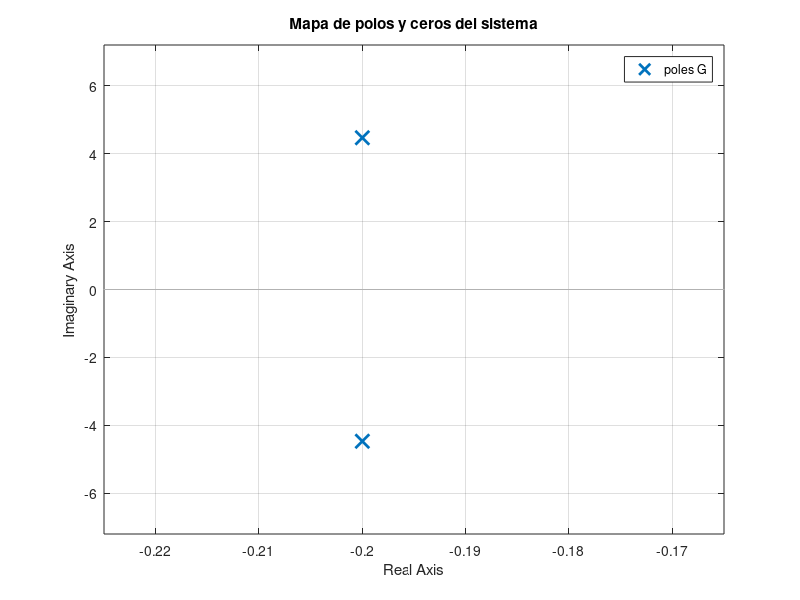
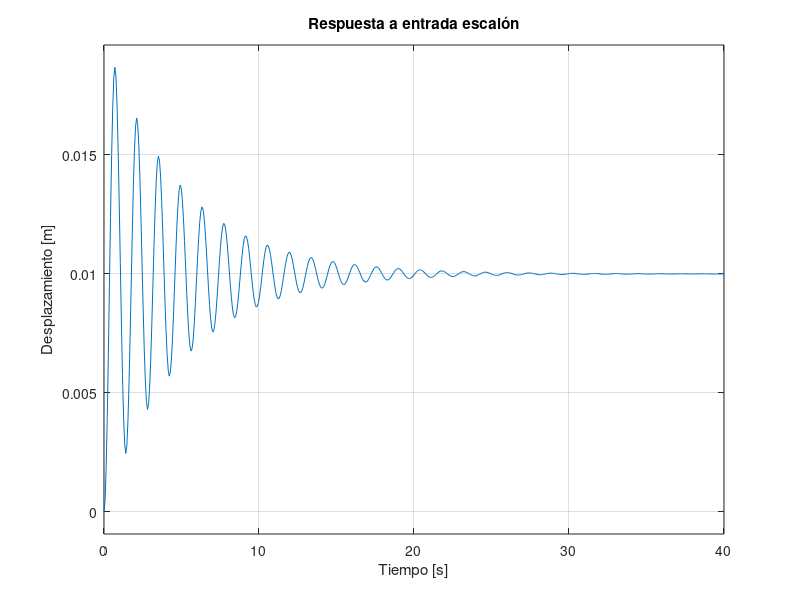
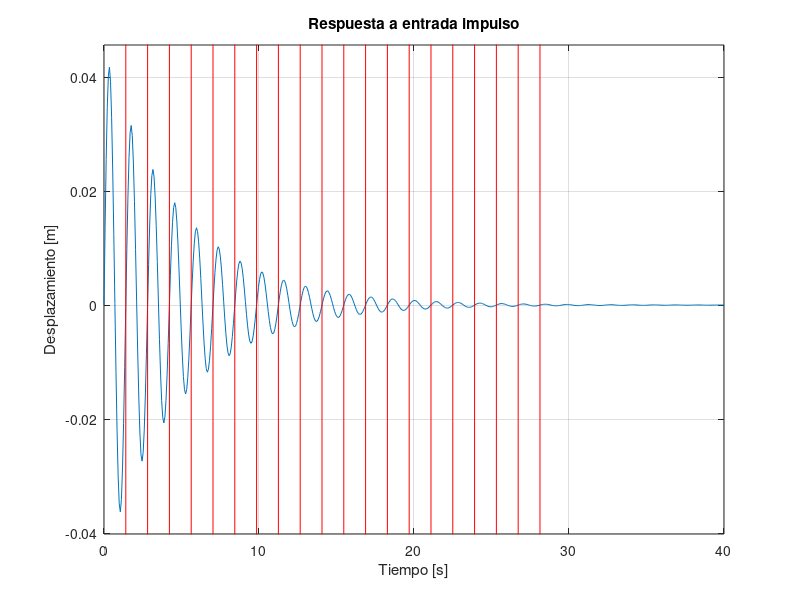
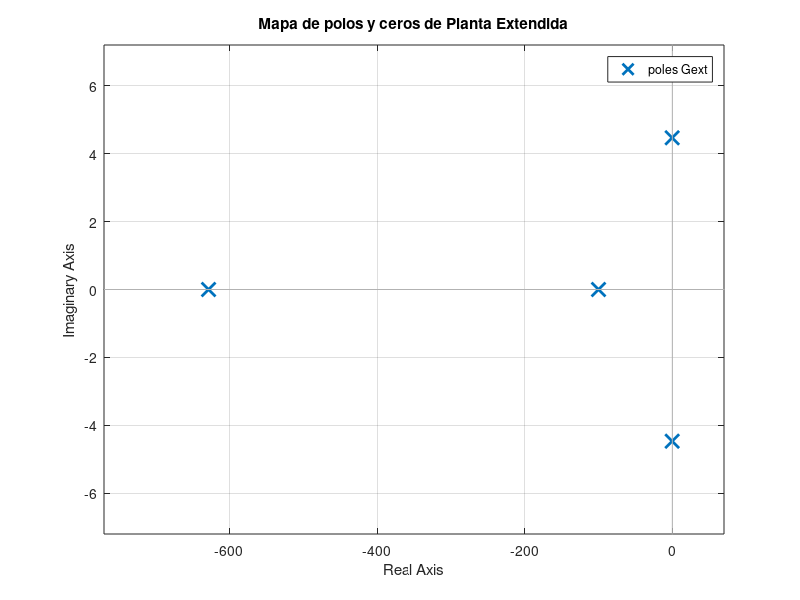

Source code (MATLAB) for these figures, in order: (Note: this script raises an error after producing the figures.)
clear all; close all; clc;
pkg load control;

% Parámetros del Sistema
m = 5;
k = 100;
c = 2;

% Cálculo de Zeta, Frec. Natural y Frec. Amortiguada
zeta = c / (2*sqrt(k*m))
omega_n = sqrt(k/m)
omega_d = omega_n * sqrt(1 - zeta^2)

% Períodos asociados
Tn = (2*pi) / omega_n
Td = (2*pi) / omega_d

% Función de Transferencia: Fuerza -> Desplazamiento
G = tf(1, [m, c, k]);

% Polos
figure;
pzmap(G);
title("Mapa de polos y ceros del sistema");
grid on;

% Respuesta a escalón
figure;
step(G);
title("Respuesta a entrada escalón");
xlabel("Tiempo [s]");
ylabel("Desplazamiento [m]");
grid on;

% Respuesta a impulso
figure;
impulse(G);
for i = 1:20
  line ("xdata",[Td*i,Td*i], "ydata",[-1,1], "linewidth", 0.5, "color", "red")
endfor
title("Respuesta a entrada impulso");
xlabel("Tiempo [s]");
ylabel("Desplazamiento [m]");
grid on;

% Calculo de Sobreimpulso (Overshoot)
[x, y] = step(G);
y_max = max(x);
overshoot = ((y_max - 0.01) / 0.01) * 100

% Parametros Sensor
Ks = 1;
fc = 100;
tau_s = 1 / (2 * pi * fc)

% Parametros Actuador
Ka = 10;
tau_a = 0.01;

% Planta Extendida
S = tf(Ks, [tau_s, 1]);
A = tf(Ka, [tau_a, 1]);
Gext = A * S * G;

% Polos Planta Extendida
pole(Gext)
figure;
pzmap(Gext);
title("Mapa de polos y ceros de Planta Extendida");
grid on;

% Etapa Polos Deseados
pkg load symbolic;

% --- ZETA DESEADO ---
syms zeta_d Mp;
eq = Mp == exp((-pi*zeta_d)/sqrt(1-zeta_d^2));

% Despeje de zeta_d en funcion de Mp
solucion = solve(eq, zeta_d)

% Solucion
Mp_val = 0.05; % 5%
zeta_sol = -sqrt(1 / ((log(Mp_val))^2 + pi^2)) * log(Mp_val)

% --- OMEGA_N DESEADO ---
syms omega_nd Ts;
eq2 = Ts == 4/(zeta_d * omega_nd)

solucion_2 = solve(eq2, omega_nd)

% Reemplazando con valores numericos
Ts_val = 1.2;
omega_sol = 4/(Ts_val * zeta_sol)

% Calculos Controlador
beta = tau_a + tau_s;
K_d = (beta * m * (omega_sol^2) + 2 * m * zeta_sol * omega_sol - c - k * beta) / (Ka * Ks)
K_p = (m * (omega_sol^2) - k) / (Ka * Ks)

% --- ULTIMA ETAPA ---
K_d = 3.1526; % 3.1526
K_p = 1.6653; % 1.6653

C = tf([K_d, K_p] , 1)

lazo_abierto_SC = A * G;
lazo_abierto_CC = C * A * G;

lazo_cerrado_SC = feedback(lazo_abierto_SC, S);
lazo_cerrado_CC = feedback(lazo_abierto_CC, S);

[x2, y2] = step(lazo_cerrado_CC);
y_max_est = x2(end)
franja_sup = y_max_est*1.02;
franja_inf = y_max_est*0.98;

figure;
step(lazo_cerrado_SC, lazo_cerrado_CC, [0:0.001:20]);
line ("xdata",[Ts_val,Ts_val], "ydata",[-1,1], "linewidth", 0.5, "color", "green");
line ("xdata",[0,20], "ydata",[franja_sup,franja_sup], "linewidth", 0.5, "color", "green");
line ("xdata",[0,20], "ydata",[franja_inf,franja_inf], "linewidth", 0.5, "color", "green");
title("Respuesta a entrada escalón en lazo cerrado");
xlabel("Tiempo [s]");
ylabel("Desplazamiento [m]");
grid on;

figure;
pzmap(lazo_cerrado_CC);
title("Mapa de polos y ceros de Planta Extendida");
grid on;
